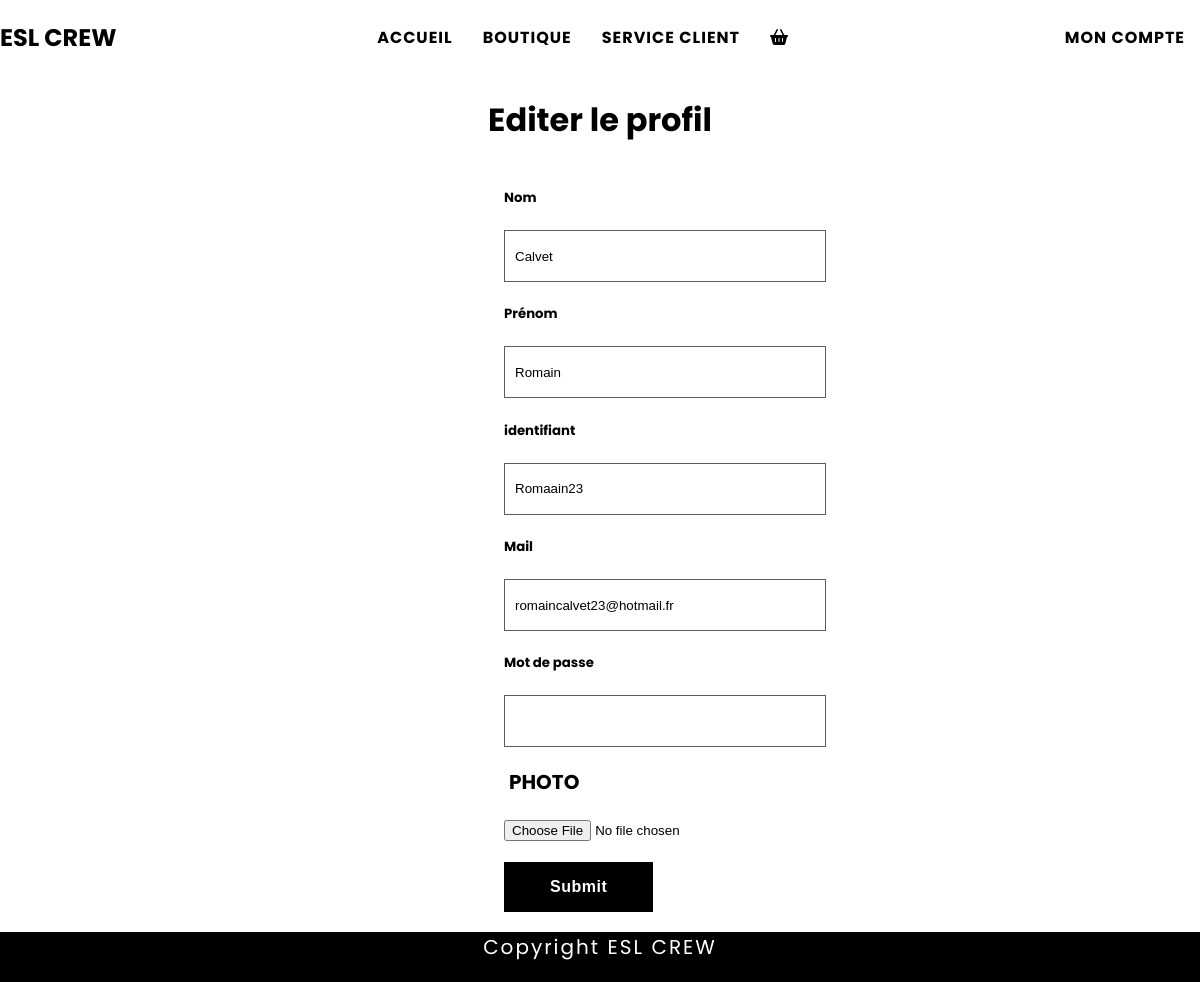
/editerprofil.php (signed in), run on the app's committed database.
### tables this page shows
CREATE TABLE `profil` (
  `id_profil` int(3) NOT NULL,
  `prenom` varchar(20) DEFAULT NULL,
  `nom` varchar(20) DEFAULT NULL,
  `mail` varchar(30) NOT NULL,
  `identifiant` varchar(30) DEFAULT NULL,
  `mot_de_passe` varchar(30) DEFAULT NULL,
  `img` varchar(150) DEFAULT NULL
);

### editerprofil.php (the view, shortened to what this page needs)
<?php include("inc/header.log.inc.php") ?>
<?php
if(isset($_SESSION["id"])){
     $getid = intval($_SESSION["id"]);
     $requeteSQL = $pdo->prepare("SELECT * FROM profil WHERE id_profil = ?");
     $requeteSQL->execute(array($getid));
     $user = $requeteSQL->fetch();
?>
<h1 style="text-align: center" class="box-title">Editer le profil</h1>
<section class="contact-form" id="annonce">
<form class="form-group" action="" method="post" name="editer" enctype='multipart/form-data'>
  <div class="form-group">
    <h5 for="text">Nom</h5>
    <input type="text" class="form-control" value="<?php echo $user['nom']; ?>" name="nom" id="">
  </div>
  <div class="form-group">
    <h5 for="text">Prénom</h5>
    <input type="text" class="form-control" value="<?php echo $user['prenom']; ?>" name="prenom" id="">
  </div>
  <div class="form-group">
    <h5 for="text">identifiant</h5>
    <input type="text" class="form-control" value="<?php echo $user['identifiant']; ?>" name="identifiant" id="">
  </div>
  <div class="form-group">
    <h5 for="text">Mail</h5>
    <input type="email" class="form-control" value="<?php echo $user['mail']; ?>" name="mail" id="exampleInputEmail1" aria-describedby="emailHelp">
  </div>
  <div class="form-group">
    <h5 for="text">Mot de passe</p></h5>
    <input type="password" class="form-control"  name="mot_de_passe" id="">
  </div>
  <div class="form-group">
            <label for="titre">Photo</label>
            <input type="file" class="form-control-file" id="img" name="img[]">
  </div>
  <input type="submit" name="editer" class="btn btn-primary">
</form>
</section>
<?php include("inc/footer.inc.php"); ?>
<?php }
    else{
        header('Location: connexion.php');
    } ?>

### assets/css/style.css (style rules this page uses)
html { font-family: 'Poppins', sans-serif; }
html, body { margin: 0; display: table; height: 100%; width: 100%; }
.contact-form { width: 600px; display: flex; align-content: center; margin-left: 42%; }
.contact-form .form-group label { display: block; text-transform: uppercase; margin: 20px; margin-left: 5px; font-weight: bold; font-size: 20px; }
.contact-form .form-group input[type="text"] { border: 1px solid rgb(91, 91, 91) ; padding: 10px; width: 300px; height: 30px; }
.contact-form .form-group input[type="password"] { border: 1px solid rgb(91, 91, 91) ; padding: 10px; width: 300px; height: 30px; }
.contact-form .form-group input[type="email"] { border: 1px solid rgb(91, 91, 91) ; padding: 10px; width: 300px; height: 30px; }
.contact-form .form-group input[type="submit"] { background: black; letter-spacing: 0.5px; border: 1px solid black; color: white; padding: 15px; padding-right: 45px; padding-left: 45px; margin: 20px; margin-left: 0; transition: 1s; font-weight: bold; font-size: 16px; }

### data on the page
profil: nom "Calvet", prenom "Romain", identifiant "Romaain23", mail "romaincalvet23@hotmail.fr"
